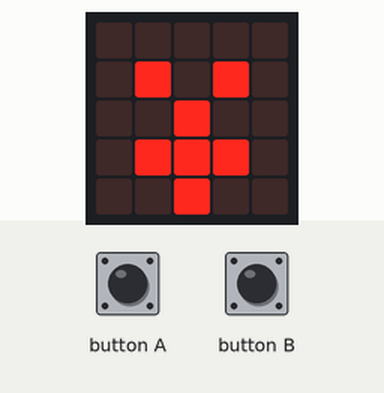
The program below on a simulated BBC micro:bit (MakeCode). On the bench: the board's 5×5 LED display.

Above: at 0.1 s.
At 0.5 s:
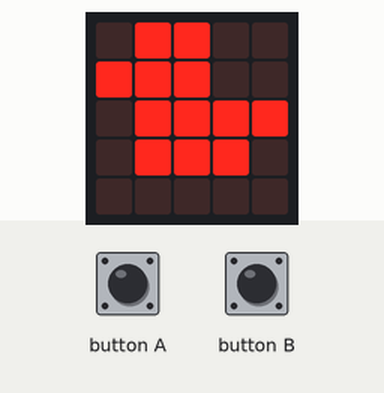
At 1.1 s:
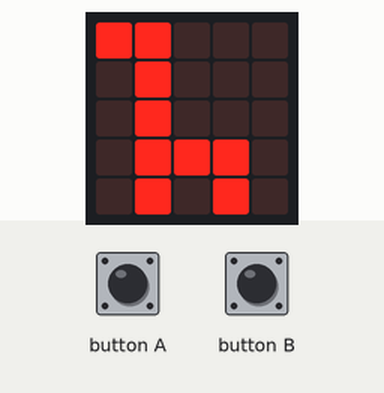

The program:

main.ts
```typescript
input.onButtonPressed(Button.A, function () {
    basic.showIcon(IconNames.Ghost)
})
input.onButtonPressed(Button.B, function () {
    basic.showIcon(IconNames.Angry)
})
basic.showLeds(`
    . . . . .
    . # . # .
    . . # . .
    . # # # .
    . . # . .
    `)
basic.clearScreen()
basic.showIcon(IconNames.Duck)
basic.clearScreen()
basic.showIcon(IconNames.Giraffe)
while (true) {

}
```

test.ts
```typescript
// testene settes inn her; disse vil ikke kompilert så lenge denne pakken blir brukt som en utvidelse.
```

Measured:
- what the display in image 1 shows lasts 0.6 s, from 0.4 s to 1.0 s
